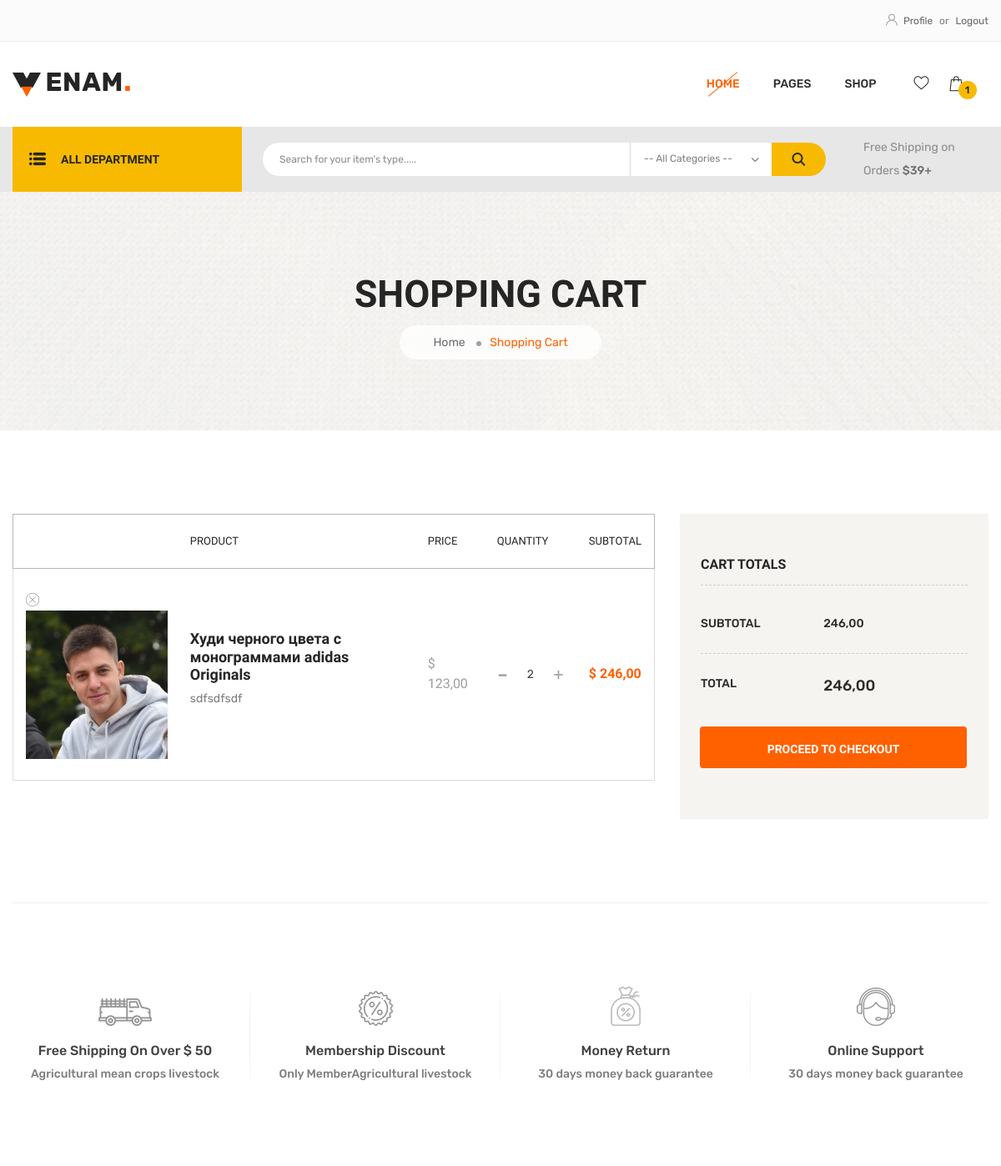
Screenshot of /cart/ (signed in) with the database file from the repository.
### carts/models.py (models this page shows, shortened)
class Cart(models.Model):
    product = models.ForeignKey(Product, on_delete=models.CASCADE, related_name='carts')
    user = models.ForeignKey(User, on_delete=models.CASCADE, related_name='carts')
    quantity = models.PositiveSmallIntegerField(default=0)
    def subtotal_sum(self):
        return self.product.price * self.quantity

### products/models.py (models this page shows, shortened)
class Product(models.Model):
    name = models.CharField(max_length=100)
    rating = models.PositiveSmallIntegerField(default=0,
                                              blank=True,
                                              null=True,
                                              validators=[MaxValueValidator(5)])
    price = models.DecimalField(max_digits=6, decimal_places=2)
    description = models.TextField()
    size = models.ManyToManyField(Size, blank=True)
    quantity = models.PositiveSmallIntegerField(default=0)
    tag = models.ManyToManyField(Tag, related_name='products')
    category = models.ForeignKey(Category, related_name='products', on_delete=models.CASCADE)
    type_category = models.ForeignKey(TypeCategory, on_delete=models.CASCADE, related_name='products')
    sub_type_category = models.ForeignKey(SubTypeCategory, on_delete=models.CASCADE, related_name='products')
    brand = models.ForeignKey(Brand, on_delete=models.CASCADE)
    is_stock = models.BooleanField(default=True)
    def get_main_image(self):
        return ProductImage.objects.filter(product=self, is_thumbnail=False).first()

class ProductImage(models.Model):
    product = models.ForeignKey(Product, on_delete=models.CASCADE)
    image = models.ImageField(upload_to='product_images')
    is_thumbnail = models.BooleanField(default=False)

### carts/views.py (the view)
# urls.py: path('', CartlistView.as_view(), name='cart'),
class CartlistView(ListView):
    template_name = 'carts/cart.html'
    model = Cart

### carts/context_processors.py (called while the page is built)
def cart_context(request):
    if request.user.is_authenticated:
        cart_products = Cart.objects.filter(user=request.user)
        total_sum = sum(cart.product.price * cart.quantity for cart in cart_products)
    else:
        cart_products = []
        total_sum = 0
    context = {
        'cart_products': cart_products,
        'total_sum': total_sum
    }
    return context

### products/context_processors.py (called while the page is built)
def departments_context(request):
    categories = Category.objects.all()
    type_categories = TypeCategory.objects.all()
    sub_type_categories = SubTypeCategory.objects.all()
    context = {
        'categories': categories,
        'type_categories': type_categories,
        'sub_type_categories': sub_type_categories,
    }
    return context

### templates/carts/cart.html
{% extends "base.html" %}
{% load static %}
{% block content %}
            <section class="breadcrumb-area breadcrumb-bg" data-background="{% static 'img/bg/breadcrumb_bg.jpg' %}">
                <div class="container">
                    <div class="row">
                        <div class="col-12">
                            <div class="breadcrumb-content text-center">
                                <h2>Shopping Cart</h2>
                                <nav aria-label="breadcrumb">
                                    <ol class="breadcrumb">
                                        <li class="breadcrumb-item"><a href="{% url 'index' %}">Home</a></li>
                                        <li class="breadcrumb-item active" aria-current="page">Shopping Cart</li>
                                    </ol>
                                </nav>
                            </div>
                        </div>
                    </div>
                </div>
            </section>
            <section class="shop-cart-area wishlist-area pt-100 pb-100">
                <div class="container">
                    <div class="row justify-content-center">
                        <div class="col-lg-8">
                            <div class="table-responsive-xl">
                                <table class="table mb-0">
                                    <thead>
                                        <tr>
                                            <th class="product-thumbnail"></th>
                                            <th class="product-name">Product</th>
                                            <th class="product-price">Price</th>
                                            <th class="product-quantity">QUANTITY</th>
                                            <th class="product-subtotal">SUBTOTAL</th>
                                        </tr>
                                    </thead>
                                    <tbody>
                                        {% for cart in cart_products %}
                                        <tr>
                                            <td class="product-thumbnail"><a href="{% url 'carts:cart_remove' cart.id %}" class="wishlist-remove"><i class="flaticon-cancel-1"></i></a><a href="shop-details.html"><img style="width: 170px; height: 178px" src="{{ cart.product.get_main_image.image.url }}" alt=""></a>
                                            </td>
                                            <td class="product-name">
                                                <h4><a href="shop-details.html">{{ cart.product.name }}</a></h4>
                                                <p>{{ cart.product.description }}</p>
                                            </td>
                                            <td class="product-price">$ {{ cart.product.price }}</td>
                                            <td class="product-quantity">
                                                <div class="cart-plus">
                                                    <form action="#">
                                                        <div class="cart-plus-minus">
                                                            <input type="text" value="{{ cart.quantity }}">
                                                        </div>
                                                    </form>
                                                </div>
                                            </td>
                                            <td class="product-subtotal"><span>$ {{ cart.subtotal_sum }}</span></td>
                                        </tr>
                                        {% endfor %}
                                    </tbody>
                                </table>
                            </div>
                        </div>
                        <div class="col-lg-4 col-md-8">
                            <aside class="shop-cart-sidebar">
                                <div class="shop-cart-widget">
                                    <h6 class="title">Cart Totals</h6>
                                    <form action="#">
                                        <ul>
                                            <li><span>SUBTOTAL</span> {{ total_sum }}</li>
                                            <li class="cart-total-amount"><span>TOTAL</span> <span class="amount">{{ total_sum }}</span></li>
                                        </ul>
                                        <button class="btn">PROCEED TO CHECKOUT</button>
                                    </form>
                                </div>
                            </aside>
                        </div>
                    </div>
                </div>
            </section>
            <section class="core-features-area core-features-style-two">
                <div class="container">
                    <div class="core-features-border">
                        <div class="row justify-content-center">
                            <div class="col-xl-3 col-lg-4 col-sm-6">
                                <div class="core-features-item mb-50">
                                    <div class="core-features-icon">
                                        <img src="{% static 'img/icon/core_features01.png' %}" alt="">
                                    </div>
                                    <div class="core-features-content">
                                        <h6>Free Shipping On Over $ 50</h6>
                                        <span>Agricultural mean crops livestock</span>
                                    </div>
                                </div>
                            </div>
                            <div class="col-xl-3 col-lg-4 col-sm-6">
                                <div class="core-features-item mb-50">
                                    <div class="core-features-icon">
                                        <img src="{% static 'img/icon/core_features02.png' %}" alt="">
                                    </div>
                                    <div class="core-features-content">
                                        <h6>Membership Discount</h6>
                                        <span>Only MemberAgricultural livestock</span>
                                    </div>
                                </div>
                            </div>
                            <div class="col-xl-3 col-lg-4 col-sm-6">
                                <div class="core-features-item mb-50">
                                    <div class="core-features-icon">
                                        <img src="{% static 'img/icon/core_features03.png' %}" alt="">
                                    </div>
                                    <div class="core-features-content">
                                        <h6>Money Return</h6>
                                        <span>30 days money back guarantee</span>
                                    </div>
                                </div>
                            </div>
                            <div class="col-xl-3 col-lg-4 col-sm-6">
                                <div class="core-features-item mb-50">
                                    <div class="core-features-icon">
                                        <img src="{% static 'img/icon/core_features04.png' %}" alt="">
                                    </div>
                                    <div class="core-features-content">
                                        <h6>Online Support</h6>
                                        <span>30 days money back guarantee</span>
                                    </div>
                                </div>
                            </div>
                        </div>
                    </div>
                </div>
            </section>
{% endblock %}

### static/css/default.css (style rules this page uses)
.mb-50 { margin-bottom: 50px; }
.pt-100 { padding-top: 100px; }
.pb-100 { padding-bottom: 100px; }

### rows the page displays
Cart: product.get_main_image.image (picture), product.name "Худи черного цвета с монограммами adidas Originals", product.description "sdfsdfsdf", product.price "123,00", quantity "2", subtotal_sum "246,00"

### other values shown
{{ cart_products.count }} "1"
{{ total_sum }} "246,00"
